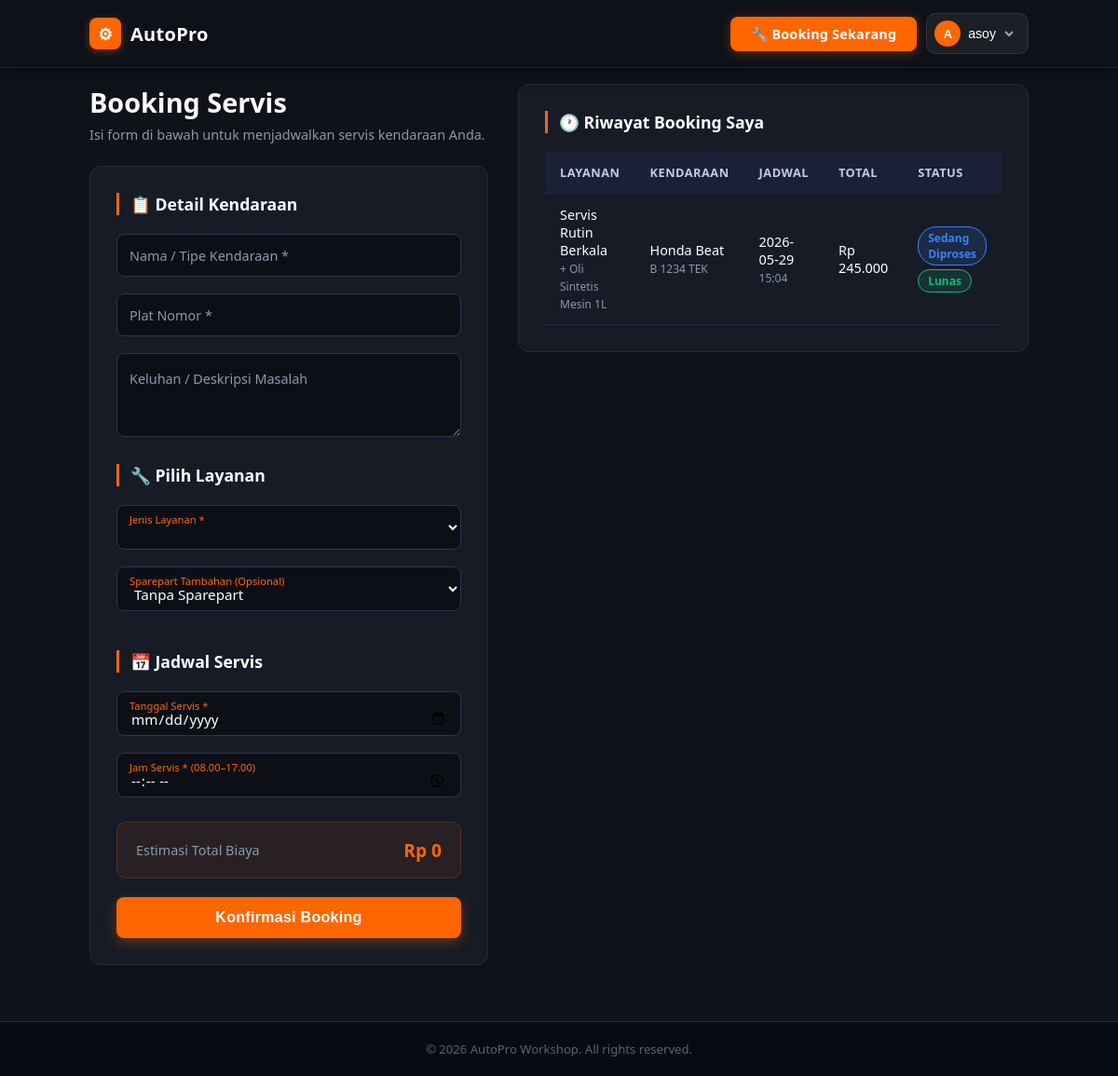
Screenshot of /booking.php (signed in) with the database file from the repository.
### tables this page shows
CREATE TABLE `bookings` (
  `id` int NOT NULL,
  `user_id` int NOT NULL,
  `layanan_id` int NOT NULL,
  `sparepart_id` int DEFAULT NULL,
  `nama_kendaraan` varchar(100) DEFAULT NULL,
  `plat_nomor` varchar(20) DEFAULT NULL,
  `keluhan` text,
  `tanggal` date NOT NULL,
  `jam` time NOT NULL,
  `status_pengerjaan` enum('Menunggu Antrian','Sedang Diproses','Selesai') DEFAULT 'Menunggu Antrian',
  `catatan_mekanik` text,
  `total_harga` decimal(10,2) NOT NULL,
  `created_at` timestamp NULL DEFAULT CURRENT_TIMESTAMP
);

CREATE TABLE `layanan` (
  `id` int NOT NULL,
  `nama_servis` varchar(100) NOT NULL,
  `deskripsi` text,
  `harga` decimal(10,2) NOT NULL
);

CREATE TABLE `spareparts` (
  `id` int NOT NULL,
  `nama_barang` varchar(100) NOT NULL,
  `kategori` varchar(50) NOT NULL DEFAULT 'Umum',
  `gambar` varchar(255) DEFAULT NULL,
  `stok` int NOT NULL DEFAULT '0',
  `harga` decimal(10,2) NOT NULL
);

CREATE TABLE `transactions` (
  `id` int NOT NULL,
  `booking_id` int NOT NULL,
  `tgl_bayar` timestamp NULL DEFAULT CURRENT_TIMESTAMP,
  `status_pembayaran` enum('Belum Bayar','Lunas') DEFAULT 'Belum Bayar',
  `metode_bayar` varchar(50) DEFAULT NULL
);

### booking.php (the view, shortened to what this page needs)
<?php
require 'db_connect.php';
$user_id = $_SESSION['user_id'];
$layanan_list = $pdo->query("SELECT * FROM layanan ORDER BY nama_servis")->fetchAll();
$my_bookings = $pdo->prepare("
    SELECT b.*, l.nama_servis, s.nama_barang, t.status_pembayaran
    FROM bookings b
    JOIN layanan l ON b.layanan_id = l.id
    LEFT JOIN spareparts s ON b.sparepart_id = s.id
    JOIN transactions t ON t.booking_id = b.id
    WHERE b.user_id = ?
    ORDER BY b.id DESC
");
$my_bookings->execute([$user_id]);
$my_bookings = $my_bookings->fetchAll();
function statusBadge(string $s): string {
    return match($s) { 'Selesai' => 'badge-done', 'Sedang Diproses' => 'badge-process', default => 'badge-waiting' };
}
?>
<!DOCTYPE html>
<html lang="id">
<head>
    <link rel="stylesheet" href="style.css?v=<?php echo filemtime(__DIR__.'/style.css'); ?>">
</head>
<body class="page-booking">
<?php
require __DIR__ . '/partials/navbar.php';
?>
<div class="booking-page">
    <div class="booking-container">
        <div class="booking-form-wrap">
            <div class="booking-header">
                <h1>Booking Servis</h1>
                <p>Isi form di bawah untuk menjadwalkan servis kendaraan Anda.</p>
            </div>
            <div class="card">
                <form action="" method="POST">
                    <p class="card-title">📋 Detail Kendaraan</p>
                    <div class="form-grid">
                        <div class="input-wrap">
                            <input type="text" name="nama_kendaraan" placeholder=" " required>
                            <label>Nama / Tipe Kendaraan *</label>
                        </div>
                        <div class="input-wrap">
                            <input type="text" name="plat_nomor" placeholder=" " required style="text-transform:uppercase;">
                            <label>Plat Nomor *</label>
                        </div>
                    </div>
                    <div class="input-wrap">
                        <textarea name="keluhan" placeholder=" "></textarea>
                        <label>Keluhan / Deskripsi Masalah</label>
                    </div>
                    <p class="card-title" style="margin-top:24px;">🔧 Pilih Layanan</p>
                    <div class="form-grid">
                        <div class="input-wrap">
                            <select name="layanan_id" required id="sel-layanan">
                                <option value="" disabled selected></option>
                                <?php foreach ($layanan_list as $l): ?>
                                    <option value="<?php echo $l['id']; ?>" data-harga="<?php echo $l['harga']; ?>">
                                    </option>
                                <?php endforeach; ?>
                            </select>
                            <label>Jenis Layanan *</label>
                        </div>
                        <div class="input-wrap">
                            <select name="sparepart_id" id="sel-part">
                                <option value="" data-harga="0" data-gambar="" data-nama="">Tanpa Sparepart</option>
                            </select>
                            <label>Sparepart Tambahan (Opsional)</label>
                        </div>
                    </div>
                    <p class="card-title" style="margin-top:24px;">📅 Jadwal Servis</p>
                    <div class="form-grid">
                        <div class="input-wrap">
                            <input type="date" name="tanggal" placeholder=" " required min="<?php echo date('Y-m-d'); ?>">
                            <label>Tanggal Servis *</label>
                        </div>
                        <div class="input-wrap">
                            <input type="time" name="jam" placeholder=" " required min="08:00" max="17:00">
                            <label>Jam Servis * (08.00–17.00)</label>
                        </div>
                    </div>
                    <div class="estimasi-box">
                        <span>Estimasi Total Biaya</span>
                        <strong id="estimasi-harga">Rp 0</strong>
                    </div>
                    <button type="submit" class="btn-login">Konfirmasi Booking</button>
                </form>
            </div>
        </div>
        <div class="booking-history">
            <div class="card">
                <p class="card-title">🕐 Riwayat Booking Saya</p>
                <?php if (empty($my_bookings)): ?>
                    <div style="text-align:center;padding:30px;color:var(--muted);">
                        <div style="font-size:2.5rem;margin-bottom:12px;">📋</div>
                        <p>Belum ada booking.</p>
                    </div>
                <?php else: ?>
                    <div class="table-wrap">
                        <table>
                            <thead>
                                <tr><th>Layanan</th><th>Kendaraan</th><th>Jadwal</th><th>Total</th><th>Status</th></tr>
                            </thead>
                            <tbody>
                                <?php foreach ($my_bookings as $b): ?>
                                <tr>
                                    <td><?php echo htmlspecialchars($b['nama_servis']); ?>
                                        <?php if ($b['nama_barang']): ?>
                                            <br><small style="color:var(--muted)">+ <?php echo htmlspecialchars($b['nama_barang']); ?></small>
                                        <?php endif; ?>
                                    </td>
                                    <td><?php echo htmlspecialchars($b['nama_kendaraan'] ?? '-'); ?>
                                        <br><small style="color:var(--muted)"><?php echo htmlspecialchars($b['plat_nomor'] ?? ''); ?></small>
                                    </td>
                                    <td><?php echo $b['tanggal']; ?>
                                        <br><small style="color:var(--muted)"><?php echo substr($b['jam'], 0, 5); ?></small>
                                    </td>
                                    <td>Rp <?php echo number_format($b['total_harga'], 0, ',', '.'); ?></td>
                                    <td>
                                        <span class="badge <?php echo statusBadge($b['status_pengerjaan']); ?>">
                                            <?php echo $b['status_pengerjaan']; ?>
                                        </span>
                                        <br>
                                        <span class="badge <?php echo $b['status_pembayaran'] === 'Lunas' ? 'badge-done' : 'badge-waiting'; ?>" style="margin-top:4px;">
                                            <?php echo $b['status_pembayaran']; ?>
                                        </span>
                                    </td>
                                </tr>
                                <?php endforeach; ?>
                            </tbody>
                        </table>
                    </div>
                <?php endif; ?>
            </div>
        </div>
    </div>
</div>
<?php require __DIR__ . '/partials/footer.php'; ?>
</body>
</html>

### style.css (style rules this page uses)
*, *::before, *::after { margin: 0; padding: 0; box-sizing: border-box; }
:root { --primary: #FF6600; --primary-dark: #E05500; --bg: #0F1219; --bg-card: #161B26; --bg-input: #0c0f16; --border: #222B3D; --border-input: #2C374E; --muted: #8A99AD; --label: #C1CDDF; --light: #F0F2F5; --success: #10B981; --danger: #EF4444; --warning: #F59E0B; --info: #3B82F6; }
body { font-family: 'Segoe UI', Tahoma, sans-serif; background: var(--bg); color: #FFF; }
.input-wrap { position: relative; margin-bottom: 18px; }
.input-wrap input, .input-wrap select, .input-wrap textarea { width: 100%; padding: 18px 14px 6px 14px; background: var(--bg-input); border: 1px solid var(--border-input); border-radius: 8px; color: #FFF; font-size: 0.95rem; outline: none; transition: border-color 0.25s; font-family: inherit; }
.input-wrap textarea { padding-top: 22px; resize: vertical; min-height: 90px; }
.input-wrap select option { background: var(--bg-card); }
.input-wrap label { position: absolute; left: 14px; top: 50%; transform: translateY(-50%); color: var(--muted); font-size: 0.9rem; pointer-events: none; transition: all 0.2s ease; background: transparent; }
.input-wrap textarea ~ label { top: 18px; transform: none; }
.input-wrap input:focus + label, .input-wrap input:not(:placeholder-shown) + label, .input-wrap select:focus + label, .input-wrap select:not([value=""]) + label, .input-wrap textarea:focus + label, .input-wrap textarea:not(:placeholder-shown) + label { top: 8px; transform: translateY(0); font-size: 0.7rem; color: var(--primary); }
.input-wrap select + label { top: 8px; transform: translateY(0); font-size: 0.7rem; color: var(--primary); }
.badge { display: inline-block; padding: 3px 10px; border-radius: 20px; font-size: 0.75rem; font-weight: 600; }
.badge-process { background: rgba(59,130,246,.15); color: var(--info); border: 1px solid var(--info); }
.badge-done { background: rgba(16,185,129,.15); color: var(--success); border: 1px solid var(--success); }
.table-wrap { overflow-x: auto; }
table { width: 100%; border-collapse: collapse; }
th, td { padding: 13px 16px; border-bottom: 1px solid var(--border); text-align: left; font-size: 0.9rem; }
th { background: #1a2035; color: var(--label); font-size: 0.8rem; text-transform: uppercase; letter-spacing: .5px; }
.card { background: var(--bg-card); border: 1px solid var(--border); border-radius: 12px; padding: 28px; }
.card-title { font-size: 1.1rem; font-weight: 700; margin-bottom: 20px; padding-left: 12px; border-left: 3px solid var(--primary); }
.form-grid { display: grid; grid-template-columns: repeat(auto-fit, minmax(220px, 1fr)); gap: 0 18px; }
.btn-login, .btn-submit { display: block; width: 100%; padding: 13px; background: var(--primary); border: none; border-radius: 8px; color: #FFF; font-size: 1rem; font-weight: 600; cursor: pointer; transition: background .2s, transform .15s, box-shadow .2s; box-shadow: 0 4px 14px rgba(255,102,0,.35); letter-spacing: .3px; margin-top: 4px; }
body.page-booking { background: var(--bg); }
.booking-page { padding: 90px 8% 60px; max-width: 1300px; margin: 0 auto; }
.booking-container { display: grid; grid-template-columns: 1fr 1fr; gap: 32px; align-items: start; }
.booking-header { margin-bottom: 24px; }
.booking-header h1 { font-size: 1.8rem; font-weight: 800; margin-bottom: 6px; }
.booking-header p { color: var(--muted); font-size: .9rem; }
.estimasi-box { display: flex; justify-content: space-between; align-items: center; background: rgba(255,102,0,.08); border: 1px solid rgba(255,102,0,.2); border-radius: 10px; padding: 16px 20px; margin-bottom: 20px; margin-top: 8px; }
.estimasi-box span { color: var(--muted); font-size: .9rem; }
.estimasi-box strong { color: var(--primary); font-size: 1.2rem; font-weight: 800; }

### rows the page displays
bookings: layanan.nama_servis "Servis Rutin Berkala", sparepart.nama_barang "Oli Sintetis Mesin 1L", nama_kendaraan "Honda Beat", plat_nomor "B 1234 TEK", tanggal "2026-05-29", jam "15:04", total_harga "245.000", status_pengerjaan "Sedang Diproses", transactions.status_pembayaran "Lunas"

### other values shown
substr($_SESSION['nama'], 0, 1) "A"
explode(' ', $_SESSION['nama'])[0] "asoy"
